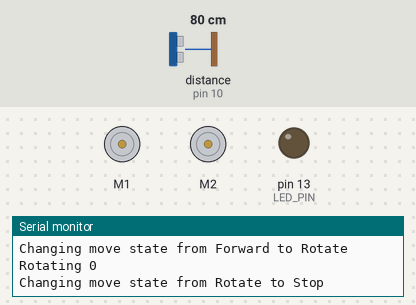
Simulated run of this sketch. Board: Arduino Leonardo, built with avr-gcc and run on an emulated ATmega32U4. On the bench: 2 × DC motor (green arrow = forward, orange = backward, longer = faster), output pins drawn as LEDs (lit = HIGH), the last lines printed to the serial monitor. Wiring (inferred from the names in the program): ultrasonic range finder: trigger pin 10; echo pin 10. The test bench sets the inputs (shaded band); at power-on: distance to the obstacle (sensor on pin 10) 80 cm. The echo pulse lasts 58.3 µs per cm.

Above: at 5.2 s.
5.3 s: distance to the obstacle (sensor on pin 10) set to 26 cm
6.8 s: distance to the obstacle (sensor on pin 10) set to 20 cm
At 7.24 s:
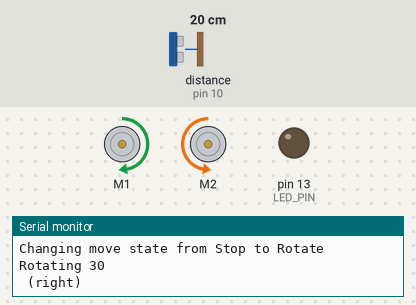
At 9.7 s:
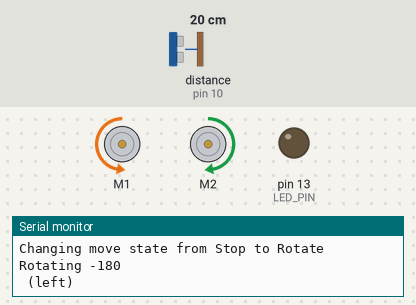
9.8 s: distance to the obstacle (sensor on pin 10) set to 5 cm
12.8 s: distance to the obstacle (sensor on pin 10) set to 2 cm
At 15.59 s:
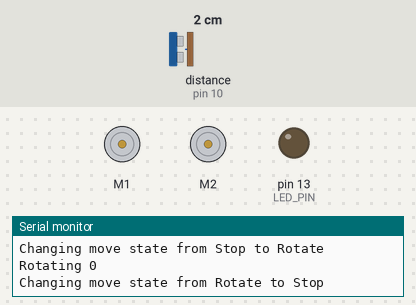
15.8 s: distance to the obstacle (sensor on pin 10) set to 4 cm
At 18.2 s:
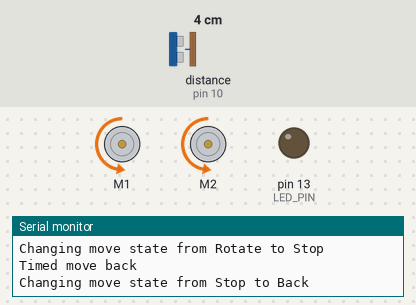
18.8 s: distance to the obstacle (sensor on pin 10) set to 35 cm
Timing chart, 0 to 22.5 s (numbered marks = the images above; inputs shaded):
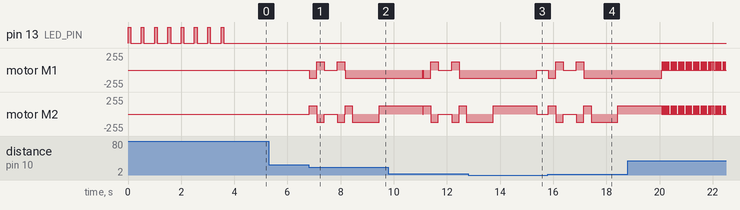

The sketch:

myRobotWander.ino
```cpp
/******************************************************************************
myRobotWander.ino

Robot wanders using forward scanning for obstacle avoidance

Michael Margolis 28 May 2012
******************************************************************************/

#include <AFMotor.h>  // adafruit motor shield library
#include "RobotMotor.h"    // 2wd or 4wd motor library

#include "robotDefines.h"  // global defines

// Setup runs at startup and is used configure pins and init system variables
void setup()
{
  Serial.begin(9600);
  blinkNumber(8); // open port while flashing. Needed for Leonardo only

  lookBegin();
  moveBegin();
  moveSetSpeed(MIN_SPEED + 10) ;  // Run at 10% above minimum speed
  Serial.println("Ready");
}

void loop()
{
   moveForward();
   roam();  // look around
}

// function to indicate numbers by flashing the built-in LED
void blinkNumber( byte number) {
   pinMode(LED_PIN, OUTPUT); // enable the LED pin for output
   while(number--) {
     digitalWrite(LED_PIN, HIGH); delay(100);
     digitalWrite(LED_PIN, LOW);  delay(400);
   }
}
```

Distance.ino
```cpp
/****************************
   distance sensor code
****************************/

/*********************************
 code for ping distance sensor
**********************************/

// Returns the distance in inches
// this will return 0 if no ping sensor is connected or the distance is greater than around 10 feet
int pingGetDistance(int pingPin)
{
  // establish variables for duration of the ping,
  // and the distance result in inches and centimeters:
  long duration, cm;

  // The PING))) is triggered by a HIGH pulse of 2 or more microseconds.
  // Give a short LOW pulse beforehand to ensure a clean HIGH pulse:
  pinMode(pingPin, OUTPUT);
  digitalWrite(pingPin, LOW);
  delayMicroseconds(2);
  digitalWrite(pingPin, HIGH);
  delayMicroseconds(5);
  digitalWrite(pingPin, LOW);

  pinMode(pingPin, INPUT);
  duration = pulseIn(pingPin, HIGH, 20000); // if a pulse does not arrive in 20 ms then the ping sensor is not connected
  if(duration >=20000)
    duration = 10000;
  // convert the time into a distance
  cm = microsecondsToCentimeters(duration);
  return (cm * 10) / 25 ; // convert cm to inches
}

long microsecondsToCentimeters(long microseconds)
{
  // The speed of sound is 340 m/s or 29 microseconds per centimeter.
  // The ping travels out and back, so to find the distance of the
  // object we take half of the distance travelled.
  return microseconds / 29 / 2;
}


/*********************************
 code for sharp IR distance sensor
**********************************/
const long referenceMv = 5000; // the reference voltage in millivoltse

int irGetDistance(byte pin)
{
  int val = analogRead(pin);
  int mV = map(val, 0, 1023, 0 , referenceMv);
  // or:
  //int mV = (val,  * referenceMv) / 1023;

  int cm = mvToDistance(mV);
  return cm;
}

// the following is used to interpolate the distance from a table
// table entries are distances in steps of 250 millivolts
const int TABLE_ENTRIES = 11;
const int firstElement = 250; // first entry is 250 mV
const int INTERVAL  = 250; // millivolts between each element
static int distance[TABLE_ENTRIES] = {200,130,90,64,50,41,35,30,25,20,15};

int mvToDistance(int mV)
{
   if( mV < firstElement )
      return distance[0];
   if( mV >  INTERVAL * TABLE_ENTRIES )
      return distance[TABLE_ENTRIES-1];
   else
   {
      int index = mV / INTERVAL;   // highest table element <= mV value
      int mV0 =  index * INTERVAL; // mV value of this element
      int mV1 = mV0 + INTERVAL;    // mV value of the next higher element
      int result = map(mV, mV0, mV1, distance[index-1], distance[index]);
      result = map(result, 0, 200, 0, 79); // convert from cm to inches
      return result;
   }
}
```

IrSensors.ino
```cpp
/****************************
   ir reflectance sensor code
****************************/

const byte NBR_SENSORS = 3;  // this version only has left and right sensors
const byte IR_SENSOR[NBR_SENSORS] = {0, 1, 2}; // analog pins for sensors

int irSensorAmbient[NBR_SENSORS]; // sensor value with no reflection
int irSensorReflect[NBR_SENSORS]; // value considered detecting an object
int irSensorEdge[NBR_SENSORS];    // value considered detecting an edge
boolean isDetected[NBR_SENSORS] = {false,false}; // set true if object detected

const int irReflectThreshold = 10; // % level below ambient to trigger reflection
const int irEdgeThreshold    = 90; // % level above ambient to trigger edge

void irSensorBegin()
{
  for(int sensor = 0; sensor < NBR_SENSORS; sensor++)
     irSensorCalibrate(sensor);
}

// calibrate for ambient light
void irSensorCalibrate(byte sensor)
{
   int ambient = analogRead(IR_SENSOR[sensor]); // get ambient level
  irSensorAmbient[sensor] = ambient;
  // precalculate the levels for object and edge detection
  irSensorReflect[sensor] = (ambient * (long)(100-irReflectThreshold)) / 100;
  irSensorEdge[sensor]    = (ambient * (long)(100+irEdgeThreshold)) / 100;
}

// returns true if an object reflection detected on the given sensor
// the sensor parameter is the index into the sensor array
boolean irSensorDetect(int sensor)
{
  boolean result = false; // default value
  int value = analogRead(IR_SENSOR[sensor]); // get IR light level
  if( value <= irSensorReflect[sensor]) {
       result = true; // object detected (lower value means more reflection)
       if( isDetected[sensor] == false) { // only print on initial detection
         Serial.print(locationString[sensor]);
         Serial.println(" object detected");
       }
   }
   isDetected[sensor] = result;
   return result;
}

boolean irEdgeDetect(int sensor)
{
  boolean result = false; // default value
  int value = analogRead(IR_SENSOR[sensor]); // get IR light level
  if( value >= irSensorEdge[sensor]) {
       result = true; // edge detected (higher value means less reflection)
       if( isDetected[sensor] == false) { // only print on initial detection
         Serial.print(locationString[sensor]);
         Serial.println(" edge detected");
       }
   }
   isDetected[sensor] = result;
   return result;
}
```

Look.ino
```cpp
/**********************
 code to look for obstacles
**********************/

const int  MIN_DISTANCE = 8;     // robot stops when object is nearer (in inches)
const int  CLEAR_DISTANCE = 24;  // distance in inches considered attractive to move
const int  MAX_DISTANCE = 150;   // the maximum range of the distance sensor

// angles                 left, right, center
const int lookAngles[] = {  -30,  30,   0};

const byte pingPin = 10; // digital pin 10

void lookBegin()
{
  irSensorBegin();    // initialize sensors
}

// returns true if the given obstacle is detected
boolean lookForObstacle(int obstacle)
{
  switch(obstacle) {
     case  OBST_FRONT_EDGE: return irEdgeDetect(DIR_LEFT) && irEdgeDetect(DIR_RIGHT);
     case  OBST_LEFT_EDGE:  return irEdgeDetect(DIR_LEFT);
     case  OBST_RIGHT_EDGE: return irEdgeDetect(DIR_RIGHT);
     case  OBST_FRONT:     return  lookAt(lookAngles[DIR_CENTER]) <= MIN_DISTANCE;
  }
  return false;
}

// returns the distance of objects at the given angle
// this version rotates the robot
int lookAt(int angle)
{
  moveRotate(angle);   // rotate the robot

  int distance, samples;
  long cume;
  distance = samples = cume = 0;
  for(int i =0; i < 4; i++)
  {
    distance = pingGetDistance(pingPin);
    if(distance > 0)
    {
      //  printlnValue(" D= ",distance);
      samples++;
      cume+= distance;
    }
  }
  if(samples > 0)
    distance = cume / samples;
  else
    distance = 0;

  moveRotate(-angle);   // rotate back to original direction
  return distance;
}

// function to check if robot can continue moving in current direction
// returns true if robot is not blocked moving in current direction
// this version only tests for obstacles in front
boolean checkMovement()
{
  boolean isClear = true; // default return value if no obstacles
  if(moveGetState() == MOV_FORWARD)
  {
    if(lookForObstacle(OBST_FRONT) == true)
    {
       isClear = false;
    }
  }
  return isClear;
}

// Look for and avoid obstacles by rotating robot
void roam()
{
  int distance = lookAt(lookAngles[DIR_CENTER]);
  if(distance == 0)
  {
    moveStop();
    Serial.println("No front sensor");
    return;  // no sensor
  }
  else if(distance <= MIN_DISTANCE)
  {
    moveStop();
    //Serial.print("Scanning:");
    int leftDistance  = lookAt(lookAngles[DIR_LEFT]);
    if(leftDistance > CLEAR_DISTANCE)  {
   //   Serial.print(" moving left: ");
      moveRotate(-90);
    }
    else {
      delay(500);
      int rightDistance = lookAt(lookAngles[DIR_RIGHT]);
      if(rightDistance > CLEAR_DISTANCE) {
      //  Serial.println(" moving right: ");
        moveRotate(90);
      }
      else {
       // Serial.print(" no clearence : ");
        distance = max( leftDistance, rightDistance);
        if(distance < CLEAR_DISTANCE/2) {
          timedMove(MOV_BACK, 1000); // back up for one second
          moveRotate(-180); // turn around
        }
        else {
          if(leftDistance > rightDistance)
            moveRotate(-90);
          else
            moveRotate(90);
        }
      }
    }
  }
}

// the following is based on loop code from myRobotEdge
// robot checks for edge and moves to avoid
void avoidEdge()
{
   if( lookForObstacle(OBST_FRONT_EDGE) == true)
  {
     Serial.println("left and right sensors detected edge");
     timedMove(MOV_BACK, 300);
     moveRotate(120);
     while(lookForObstacle(OBST_FRONT_EDGE) == true )
        moveStop(); // stop motors if still over cliff
  }
  else if(lookForObstacle(OBST_LEFT_EDGE) == true)
  {
     Serial.println("left sensor detected edge");
     timedMove(MOV_BACK, 100);
     moveRotate(30);
  }
  else if(lookForObstacle(OBST_RIGHT_EDGE) == true)
  {
     Serial.println("right sensor detected edge");
     timedMove(MOV_BACK, 100);
     moveRotate(-30);
  }
}
```

Move.ino
```cpp
/*************************************
 Drive: mid level movement functions
*************************************/

int moveState = MOV_STOP;   // what robot is doing

int  moveSpeed   = 0;     // move speed stored here (0-100%)
int  speedIncrement = 10; // percent to increase or decrease speed

void moveBegin()
{
   motorBegin(MOTOR_LEFT);
   motorBegin(MOTOR_RIGHT);
   moveStop();
}

void moveLeft()
{
  changeMoveState(MOV_LEFT);
  motorForward(MOTOR_LEFT,  0);
  motorForward(MOTOR_RIGHT, moveSpeed);
}

void moveRight()
{
  changeMoveState(MOV_RIGHT);
  motorForward(MOTOR_LEFT,  moveSpeed);
  motorForward(MOTOR_RIGHT, 0);
}

void moveForward()
{
  changeMoveState(MOV_FORWARD);
  motorForward(MOTOR_LEFT,  moveSpeed);
  motorForward(MOTOR_RIGHT, moveSpeed);
}

void moveBackward()
{
  changeMoveState(MOV_BACK);
  motorReverse(MOTOR_LEFT, moveSpeed);
  motorReverse(MOTOR_RIGHT, moveSpeed);
}

void moveRotate(int angle)
{
  changeMoveState(MOV_ROTATE);
  Serial.print("Rotating ");  Serial.println(angle);
  if(angle < 0)
  {
    Serial.println(" (left)");
    motorReverse(MOTOR_LEFT,  moveSpeed);
    motorForward(MOTOR_RIGHT, moveSpeed);
    angle = -angle;
  }
  else if(angle > 0)
  {
    Serial.println(" (right)");
    motorForward(MOTOR_LEFT,  moveSpeed);
    motorReverse(MOTOR_RIGHT, moveSpeed);
  }
  int ms = rotationAngleToTime(angle, moveSpeed);
  movingDelay(ms);
  moveBrake();
}

void moveStop()
{
  changeMoveState(MOV_STOP);
  motorStop(MOTOR_LEFT);
  motorStop(MOTOR_RIGHT);
}

void moveBrake()
{
  changeMoveState(MOV_STOP);
  motorBrake(MOTOR_LEFT);
  motorBrake(MOTOR_RIGHT);
}

void moveSetSpeed(int speed)
{
  motorSetSpeed(MOTOR_LEFT, speed) ;
  motorSetSpeed(MOTOR_RIGHT, speed) ;
  moveSpeed = speed; // save the value
}

void moveSlower(int decrement)
{
   Serial.print(" Slower: ");
   if( moveSpeed >= speedIncrement + MIN_SPEED)
     moveSpeed -= speedIncrement;
   else moveSpeed = MIN_SPEED;
   moveSetSpeed(moveSpeed);
}


void moveFaster(int increment)
{
  Serial.print(" Faster: ");
  moveSpeed += speedIncrement;
  if(moveSpeed > 100)
     moveSpeed = 100;
  moveSetSpeed(moveSpeed);
}

int moveGetState()
{
 return moveState;
}

/*************************************
 functions to rotate the robot
*************************************/

// return the time in milliseconds to turn the given angle at the given speed
long rotationAngleToTime( int angle, int speed)
{
int fullRotationTime; // time to rotate 360 degrees at given speed

  if(speed < MIN_SPEED)
    return 0; // ignore speeds slower then the first table entry

  angle = abs(angle);

  if(speed >= 100)
    fullRotationTime = rotationTime[NBR_SPEEDS-1]; // the last entry is 100%
  else
 {
    int index = (speed - MIN_SPEED) / SPEED_TABLE_INTERVAL ; // index into speed and time tables
    int t0 =  rotationTime[index];
    int t1 = rotationTime[index+1];    // time of the next higher speed
    fullRotationTime = map(speed,  speedTable[index],  speedTable[index+1], t0, t1);
   // Serial.print("index= ");  Serial.print(index); Serial.print(", t0 = ");  Serial.print(t0);  Serial.print(", t1 = ");  Serial.print(t1);
 }
 // Serial.print(" full rotation time = ");  Serial.println(fullRotationTime);
  long result = map(angle, 0,360, 0, fullRotationTime);
  return result;
}


// rotate the robot from MIN_SPEED to 100% increasing by SPEED_TABLE_INTERVAL
void calibrateRotationRate(int direction, int angle)
{
  Serial.print(locationString[direction]);
  Serial.println(" calibration" );
  for(int speed = MIN_SPEED; speed <= 100; speed += SPEED_TABLE_INTERVAL)
  {

    delay(1000);
    //blinkNumber(speed/10);

    if( direction == DIR_LEFT)
    {    // rotate left
      motorReverse(MOTOR_LEFT,  speed);
      motorForward(MOTOR_RIGHT, speed);
    }
    else if( direction == DIR_RIGHT)
    {    // rotate right
      motorForward(MOTOR_LEFT,  speed);
      motorReverse(MOTOR_RIGHT, speed);
    }
    else
       Serial.println("Invalid direction");


    int time = rotationAngleToTime(angle, speed);

    Serial.print(locationString[direction]);
    Serial.print(": rotate ");
    Serial.print(angle);
    Serial.print(" degrees at speed ");
    Serial.print(speed);
    Serial.print(" for ");
    Serial.print(time);
    Serial.println("ms");
    delay(time);
    motorStop(MOTOR_LEFT);
    motorStop(MOTOR_RIGHT);
    delay(2000); // two second delay between speeds
  }
}

// this is the low level movement state.
// it will differ from the command state when the robot is avoiding obstacles
void changeMoveState(int newState)
{
  if(newState != moveState)
  {
    Serial.print("Changing move state from "); Serial.print( states[moveState]);
    Serial.print(" to "); Serial.println(states[newState]);
    moveState = newState;
  }
}

/************* high level movement functions ****************/

//moves in the given direction at the current speed for the given duration in milliseconds
void timedMove(int direction, int duration)
{
  Serial.print("Timed move ");
  if(direction == MOV_FORWARD) {
    Serial.println("forward");
    moveForward();
  }
  else if(direction == MOV_BACK) {
    Serial.println("back");
    moveBackward();
  }
  else
    Serial.println("?");

  movingDelay(duration);
  moveStop();
}

// check for obstacles while delaying the given duration in ms
void movingDelay(long duration)
{
  long startTime = millis();
  while(millis() - startTime < duration) {
     // function in Look module checks for obstacle in direction of movement
     if(checkMovement() == false) {
        if( moveState != MOV_ROTATE) // rotate is only valid movement
        {
            Serial.println("Stopping in moving Delay()");
            moveBrake();
        }
     }
  }
}
```

robotDefines.h
```cpp
/***** Global Defines ****/

// defines for locations of sensors
const int SENSE_IR_LEFT  = 0;
const int SENSE_IR_RIGHT = 1;
const int SENSE_IR_CENTER = 2;

// defines for directions
const int DIR_LEFT   = 0;
const int DIR_RIGHT  = 1;
const int DIR_CENTER = 2;

const char* locationString[] = {"Left", "Right", "Center"}; // labels for debug
// see http://arduino.cc/en/Reference/String for more on character string arrays

// obstacles constants
const int OBST_NONE       = 0;  // no obstacle detected
const int OBST_LEFT_EDGE  = 1;  // left edge detected
const int OBST_RIGHT_EDGE = 2;  // right edge detected
const int OBST_FRONT_EDGE = 3;  // edge detect at both left & right sensors
const int OBST_FRONT      = 4;  // obstacle in front
const int OBST_REAR       = 5;  // obstacle behind

const int LED_PIN = 13;

/// move states:
enum        {MOV_LEFT, MOV_RIGHT, MOV_FORWARD, MOV_BACK, MOV_ROTATE, MOV_STOP};
const char* states[] = {"Left", "Right", "Forward", "Back", "Rotate", "Stop"};

/**** End of Global Defines ****************/
```

Measured:
- the behaviour switches between 23 and 22 cm on distance to the obstacle (sensor on pin 10) (found by bisection; images 0 and 1)
- the behaviour switches between 4 and 3 cm on distance to the obstacle (sensor on pin 10) (found by bisection; images 2 and 3)
- after the input at 6.8 s, motor M1: stopped → backward 127/255 at once, → forward 127/255 0.28 s later, → stopped 0.29 s later, → forward 127/255 0.50 s later, … (5 changes in this stretch)
- after the input at 12.8 s, motor M1, motor M2: goes on until 15.4 s, then stays stopped
- after the input at 15.8 s, motor M1: stopped → backward 127/255 at once, → forward 127/255 0.28 s later, → stopped 0.28 s later, → forward 127/255 0.50 s later, … (5 changes in this stretch); motor M2: stopped → forward 127/255 at once, → backward 127/255 0.28 s later, → stopped 0.28 s later, → backward 127/255 0.50 s later, … (7 changes in this stretch)
